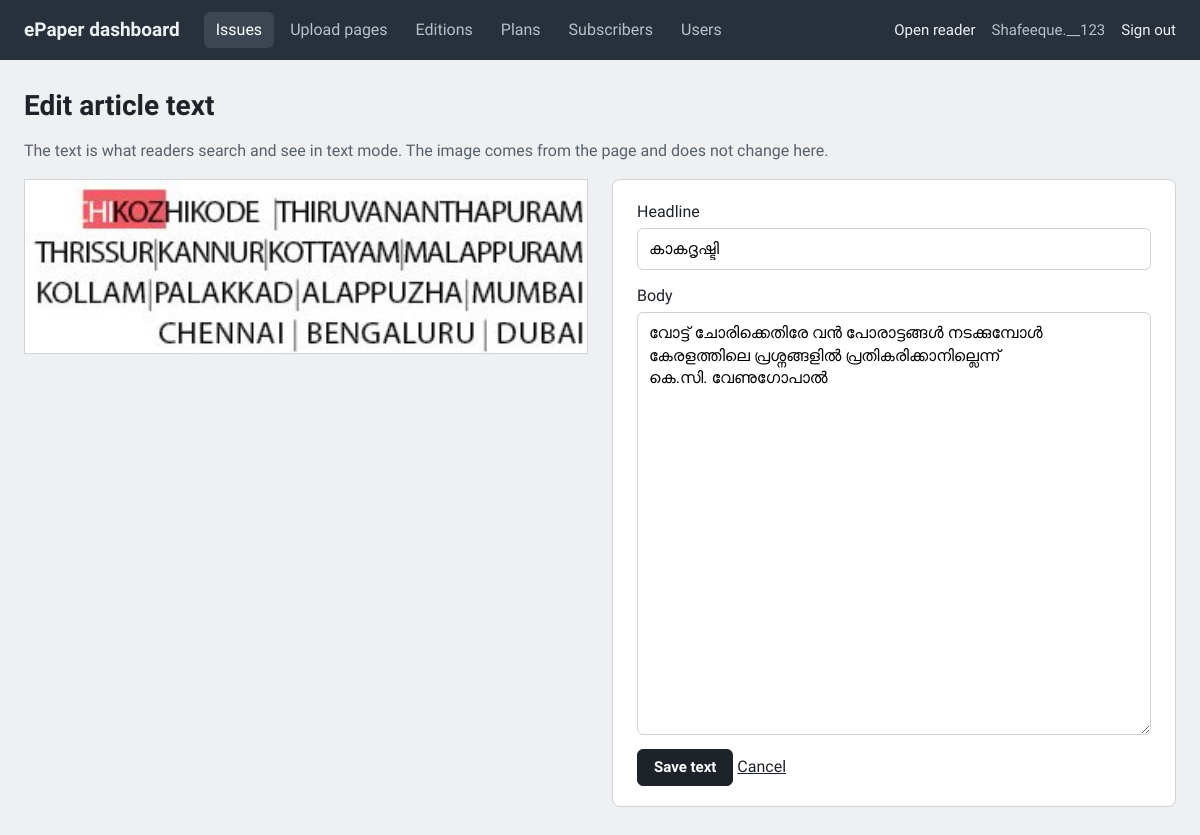
Page /admin/article.php?id=1345 (signed in) on the committed database.
### tables this page shows
CREATE TABLE IF NOT EXISTS `users` (
  `id` int UNSIGNED NOT NULL AUTO_INCREMENT,
  `username` varchar(60) NOT NULL,
  `password_hash` varchar(255) NOT NULL,
  `role` enum('admin','editor','uploader') NOT NULL DEFAULT 'uploader',
  `created_at` timestamp NOT NULL DEFAULT CURRENT_TIMESTAMP,
  PRIMARY KEY (`id`),
  UNIQUE KEY `username` (`username`)
);

CREATE TABLE IF NOT EXISTS `article_regions` (
  `id` int UNSIGNED NOT NULL AUTO_INCREMENT,
  `article_id` int UNSIGNED NOT NULL,
  `seq` int NOT NULL DEFAULT '1',
  `x` decimal(7,5) NOT NULL,
  `y` decimal(7,5) NOT NULL,
  `w` decimal(7,5) NOT NULL,
  `h` decimal(7,5) NOT NULL,
  `img` varchar(255) NOT NULL,
  `img_width` int NOT NULL,
  `img_height` int NOT NULL,
  PRIMARY KEY (`id`),
  KEY `idx_article` (`article_id`)
);

CREATE TABLE IF NOT EXISTS `articles` (
  `id` int UNSIGNED NOT NULL AUTO_INCREMENT,
  `page_id` int UNSIGNED NOT NULL,
  `sort_order` int NOT NULL DEFAULT '0',
  `headline` varchar(500) NOT NULL DEFAULT '',
  `body` mediumtext NOT NULL,
  `captions` text,
  `method` varchar(20) DEFAULT NULL,
  `created_at` timestamp NOT NULL DEFAULT CURRENT_TIMESTAMP,
  PRIMARY KEY (`id`),
  KEY `idx_page` (`page_id`)
);

### inc/bootstrap.php (called while the page is built, shortened)
<?php
$configFile = dirname(__DIR__) . '/config.php';
$CONFIG = require $configFile;
function cfg(string $key)
{
    global $CONFIG;
    return $CONFIG[$key] ?? null;
}
function db(): PDO
{
    static $pdo = null;
    if ($pdo === null) {
        $c = cfg('db');
        $pdo = new PDO($c['dsn'], $c['user'], $c['pass'], [
            PDO::ATTR_ERRMODE            => PDO::ERRMODE_EXCEPTION,
            PDO::ATTR_DEFAULT_FETCH_MODE => PDO::FETCH_ASSOC,
            PDO::ATTR_EMULATE_PREPARES   => false,
        ]);
    }
    return $pdo;
}
function q(string $sql, array $params = []): PDOStatement
{
    $st = db()->prepare($sql);
    $st->execute($params);
    return $st;
}
function h($s): string
{
    return htmlspecialchars((string)$s, ENT_QUOTES | ENT_SUBSTITUTE, 'UTF-8');
}
function url(string $path = '', array $params = []): string
{
    $u = rtrim((string)cfg('base_url'), '/') . '/' . ltrim($path, '/');
    return $params ? $u . '?' . http_build_query($params) : $u;
}
function media(?string $rel): string
{
    $rel = ltrim($rel, '/');
    $file = rtrim((string)cfg('storage_dir'), '/') . '/' . $rel;
    $v = is_file($file) ? '?v=' . filemtime($file) : '';
    return rtrim((string)cfg('storage_url'), '/') . '/' . $rel . $v;
}
function current_user(): ?array
{
    return $_SESSION['user'] ?? null;
}
function require_login(string $role = 'uploader'): array
{
    $u = current_user();
    if ($u) {
        $row = q('SELECT id, username, role FROM users WHERE id = ?', [$u['id']])->fetch();
        $u = $row ? ['id' => (int)$row['id'], 'username' => $row['username'], 'role' => $row['role']] : null;
    }
    return $u;
}

### admin/article.php (the view, shortened to what this page needs)
<?php
require __DIR__ . '/../inc/bootstrap.php';
require __DIR__ . '/../inc/admin_layout.php';
require_login('editor');
$id = (int)($_GET['id'] ?? 0);
$a = q('SELECT a.*, p.issue_id, p.page_number FROM articles a JOIN pages p ON p.id = a.page_id WHERE a.id = ?', [$id])->fetch();
$region = q('SELECT img FROM article_regions WHERE article_id = ? ORDER BY seq LIMIT 1', [$id])->fetchColumn();
admin_header('Edit article', 'issues');
?>
<h1>Edit article text</h1>
<p class="a-muted">The text is what readers search and see in text mode. The image comes from the page and does not change here.</p>
<div class="a-edit">
  <?php if ($region): ?><img src="<?= h(media($region)) ?>" alt="Article as printed"><?php endif; ?>
  <form method="post" class="a-card">
    <label>Headline <input name="headline" lang="ml" value="<?= h($a['headline']) ?>"></label>
    <label>Body <textarea name="body" lang="ml" rows="18"><?= h($a['body']) ?></textarea></label>
    <button class="a-btn a-btn--primary">Save text</button>
    <a href="<?= h(url('admin/issue.php', ['id' => $a['issue_id'], 'page' => $a['page_number']])) ?>">Cancel</a>
  </form>
</div>
<?php admin_footer();

### inc/admin_layout.php (shortened to what this page needs)
<?php
function admin_header(string $title, string $active = ''): void
{
    $u = current_user();
    $nav = [
        'issues'   => ['Issues', url('admin/index.php')],
        'upload'   => ['Upload pages', url('admin/upload.php')],
        'editions' => ['Editions', url('admin/editions.php')],
    ];
    if ($u && $u['role'] === 'admin') {
        $nav['plans']       = ['Plans', url('admin/plans.php')];
        $nav['subscribers'] = ['Subscribers', url('admin/subscribers.php')];
        $nav['users']       = ['Users', url('admin/users.php')];
    }
    ?><!doctype html>
<html lang="en">
<head>
<link rel="stylesheet" href="<?= h(url('assets/admin.css')) ?>">
</head>
<body class="admin">
<header class="a-bar">
  <a class="a-brand" href="<?= h(url('admin/index.php')) ?>">ePaper dashboard</a>
  <?php if ($u): ?>
  <nav class="a-nav">
    <?php foreach ($nav as $key => [$label, $href]): ?>
      <a href="<?= h($href) ?>"<?= $active === $key ? ' aria-current="page"' : '' ?>><?= h($label) ?></a>
    <?php endforeach; ?>
  </nav>
  <div class="a-user">
    <a href="<?= h(url('index.php')) ?>" target="_blank" rel="noopener">Open reader</a>
    <span><?= h($u['username']) ?></span>
    <a href="<?= h(url('admin/logout.php')) ?>">Sign out</a>
  </div>
  <?php endif; ?>
</header>
<main class="a-main">
<?php endforeach;
}
function admin_footer(): void
{
    echo "</main>\n</body>\n</html>";
}

### assets/admin.css (style rules this page uses)
:root { --ink: #1E2329; --ink-soft: #57616C; --bg: #EEF0F2; --card: #FFFFFF; --bar: #28313B; --line: #CDD3D9; --red: #C4161C; --ok: #1F7A4D; --warn: #8A5A00; --ui: "Anek Malayalam", "Nirmala UI", system-ui, sans-serif; }
* { box-sizing: border-box; }
body { margin: 0; font: 400 16px/1.5 var(--ui); color: var(--ink); background: var(--bg); }
a { color: var(--ink); }
h1 { font-size: 28px; line-height: 1.25; margin: 0 0 16px; }
.a-bar { display: flex; align-items: center; gap: 24px; flex-wrap: wrap; padding: 12px 24px; background: var(--bar); color: #EEF1F4; }
.a-bar a { color: #EEF1F4; text-decoration: none; }
.a-brand { font-weight: 700; font-size: 19px; }
.a-nav { display: flex; gap: 4px; }
.a-nav a { padding: 6px 12px; border-radius: 6px; color: #B8C1CA; }
.a-nav a[aria-current] { background: #3B4652; color: #fff; }
.a-user { margin-left: auto; display: flex; gap: 16px; font-size: 15px; color: #B8C1CA; }
.a-main { max-width: 1240px; margin: 0 auto; padding: 28px 24px 64px; }
.a-card { background: var(--card); border: 1px solid var(--line); border-radius: 8px; padding: 20px 24px; margin-bottom: 20px; }
.a-muted { color: var(--ink-soft); }
label { display: block; margin-bottom: 14px; font-weight: 500; }
input:not([type=checkbox]):not([type=file]), select, textarea { display: block; width: 100%; margin-top: 4px; font: 400 16px/1.4 var(--ui); padding: 9px 11px; border: 1px solid var(--line); border-radius: 6px; background: #fff; }
textarea { resize: vertical; }
.a-btn { display: inline-block; font: 600 15px/1 var(--ui); padding: 10px 16px; border-radius: 6px; border: 1px solid var(--ink); background: #fff; color: var(--ink); cursor: pointer; text-decoration: none; }
.a-btn--primary { background: var(--ink); color: #fff; }
.a-edit { display: grid; grid-template-columns: minmax(0, 1fr) minmax(0, 1fr); gap: 24px; align-items: start; }
.a-edit img { width: 100%; border: 1px solid var(--line); background: #fff; }

### rows in the picture
users: username "Shafeeque.__123"
article_regions: img (picture)
articles: headline "കാകദൃഷ്ടി", body "വോട്ട്‌ ചോരിക്കെതിരേ വൻ പോരാട്ടങ്ങൾ നടക്കുമ്പോൾ കേരളത്തിലെ പ്രശ്നങ്ങളിൽ പ്രതികരിക്കാനില്ലെന്ന്‌ കെ.സി. വേണുഗോപാൽ"

### other values in the picture
$label "Issues"
$label "Upload pages"
$label "Editions"
$label "Plans"
$label "Subscribers"
$label "Users"
